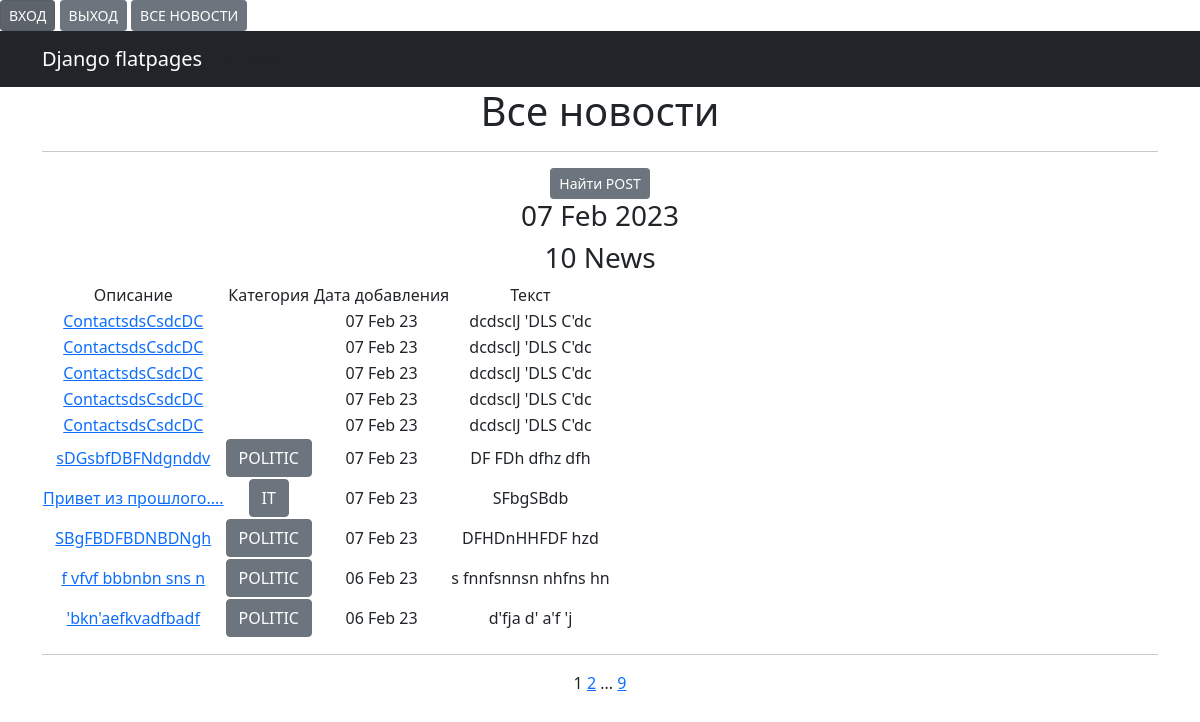
Before: /news/ with the older database file.
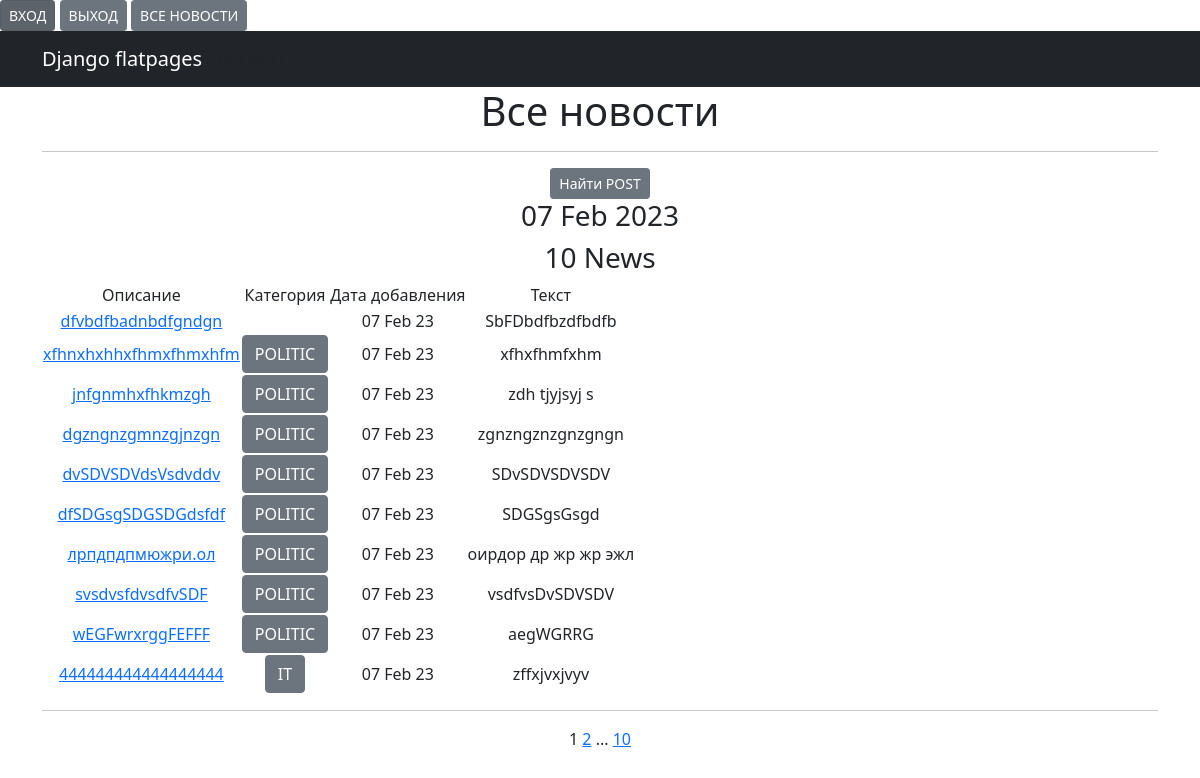
After: the same page with the newer database file.
### news/models.py (models this page shows, shortened)
class Post(models.Model):
    author = models.ForeignKey(Author, on_delete=models.CASCADE, verbose_name="Автор")
    NEWS = "NW"
    ARTICLE = "AT"
    CATEGORY_CHOICES = (
        (NEWS, 'НОВОСТЬ'),
        (ARTICLE, 'СТАТЬЯ'),
    )
    categoryType = models.CharField(max_length=2, choices=CATEGORY_CHOICES, default=ARTICLE,
                                    verbose_name="Категория Публикации")
    dataCreation = models.DateTimeField(auto_now_add=True, verbose_name="Дата публикации")
    category = models.ManyToManyField(Category, through='PostCategory', verbose_name="Тип Поста")
    title = models.CharField(max_length=128, verbose_name="Заголовок")
    text = models.TextField(verbose_name=' ТЕКСТ')
    rating = models.SmallIntegerField(default=0, verbose_name="Рейтинг")

class Category(models.Model):
    name = models.CharField(max_length=64, unique=True)
    subscribers = models.ManyToManyField(User, related_name='categories')
    def __str__(self):
        return f'{self.name}'

### news/views.py (the view)
# urls.py: path('', NewsList.as_view(), name='news'),
class NewsList(ListView):
    model = Post
    ordering = '-dataCreation'
    template_name = 'news.html'
    context_object_name = 'news'
    paginate_by = 10
    def get_context_data(self, **kwargs):
        context = super().get_context_data(**kwargs)
        context['time_now'] = datetime.utcnow()
        context['next_sale'] = None
        return context

### news/templatetags/custom_filters.py (called while the page is built)
@register.filter()
def censor(value):
    ban_words = ['fuck', 'хер']
    if not isinstance(value, str):
        raise TypeError(f"unresolved type'{type(value)}' expected type 'str")
    for word in value.split():
        if word.lower() in ban_words:
            value = value.replace(word, f'{word[0]}{"*"*(len(word)-1)}')
    return value

### news/templatetags/custom_tags.py (called while the page is built)
@register.simple_tag()
def current_time(format_string='%b %d %Y'):
    return datetime.utcnow().strftime(format_string)

### news/templates/news.html (shortened to what this page needs)
{% extends 'flatpages/default.html' %}
{% load custom_filters %}
{% load custom_tags %}
{% block content %}
<h1>Все новости</h1>
<hr>
<a href="{% url 'search' %}"class="btn btn-secondary btn-sm">Найти POST</a>
<h3>{% current_time '%d %b %Y' %}</h3>
<h3>{{ news|length }} News</h3>
{% if news %}
<table>
    <tr>
        <td>Описание</td>
        <td> Категория</td>
        <td>Дата добавления</td>
        <td>Текст</td>
    <tr>
        {% for new in news %}
    <tr>
        <td>
            <a href="{% url 'new' new.id %}">{{ new.title|censor }}</a>
        </td>
        <td>
            {% for category in new.category.all %}
            <a href="{% url 'category_list' category.id %}"class="btn btn-secondary " >{{ category }}</a>
            {% endfor %}
        </td>
        <td>{{ new.dataCreation|date:'d M y ' }}</td>
        <td>{{ new.text|truncatewords:20|censor}}</td>
        <td>
        </td>
        {% endfor %}
</table>
<hr>
{% else %}
<h2>Новостей нет!</h2>
{% endif %}
{{ page_obj.number }}
{% if page_obj.has_next %}
<a href="?page={{ page_obj.next_page_number }}">{{ page_obj.next_page_number }}</a>
{% if paginator.num_pages != page_obj.next_page_number %}
...
<a href="?page={{ page_obj.paginator.num_pages }}">{{ page_obj.paginator.num_pages }}</a>
{% endif %}
{% endif %}
{% endblock content %}

Changed rows visible on the page:
removed Post: title|censor "ContactsdsCsdcDC", dataCreation "07 Feb 23", text|censor "dcdsclJ 'DLS C'dc"
removed Post: title|censor "ContactsdsCsdcDC", dataCreation "07 Feb 23", text|censor "dcdsclJ 'DLS C'dc"
removed Post: title|censor "ContactsdsCsdcDC", dataCreation "07 Feb 23", text|censor "dcdsclJ 'DLS C'dc"
removed Post: title|censor "ContactsdsCsdcDC", dataCreation "07 Feb 23", text|censor "dcdsclJ 'DLS C'dc"
removed Post: title|censor "ContactsdsCsdcDC", dataCreation "07 Feb 23", text|censor "dcdsclJ 'DLS C'dc"
no longer on this page (row unchanged): Post: title|censor "sDGsbfDBFNdgnddv", dataCreation "07 Feb 23", text|censor "DF FDh dfhz dfh", Category (name "POLITIC")
no longer on this page (row unchanged): Post: title|censor "Привет из прошлого....", dataCreation "07 Feb 23", text|censor "SFbgSBdb", Category (name "IT")
no longer on this page (row unchanged): Post: title|censor "SBgFBDFBDNBDNgh", dataCreation "07 Feb 23", text|censor "DFHDnHHFDF hzd", Category (name "POLITIC")
no longer on this page (row unchanged): Post: title|censor "f vfvf bbbnbn sns n", dataCreation "06 Feb 23", text|censor "s fnnfsnnsn nhfns hn", Category (name "POLITIC")
no longer on this page (row unchanged): Post: title|censor "'bkn'aefkvadfbadf", dataCreation "06 Feb 23", text|censor "d'fja d' a'f 'j", Category (name "POLITIC")
added Post: title|censor "dfvbdfbadnbdfgndgn", dataCreation "07 Feb 23", text|censor "SbFDbdfbzdfbdfb"
added Post: title|censor "xfhnxhxhhxfhmxfhmxhfm", dataCreation "07 Feb 23", text|censor "xfhxfhmfxhm", Category (name "POLITIC")
added Post: title|censor "jnfgnmhxfhkmzgh", dataCreation "07 Feb 23", text|censor "zdh tjyjsyj s", Category (name "POLITIC")
added Post: title|censor "dgzngnzgmnzgjnzgn", dataCreation "07 Feb 23", text|censor "zgnzngznzgnzgngn", Category (name "POLITIC")
added Post: title|censor "dvSDVSDVdsVsdvddv", dataCreation "07 Feb 23", text|censor "SDvSDVSDVSDV", Category (name "POLITIC")
added Post: title|censor "dfSDGsgSDGSDGdsfdf", dataCreation "07 Feb 23", text|censor "SDGSgsGsgd", Category (name "POLITIC")
added Post: title|censor "лрпдпдпмюжри.ол", dataCreation "07 Feb 23", text|censor "оирдор др жр жр эжл", Category (name "POLITIC")
added Post: title|censor "svsdvsfdvsdfvSDF", dataCreation "07 Feb 23", text|censor "vsdfvsDvSDVSDV", Category (name "POLITIC")
added Post: title|censor "wEGFwrxrggFEFFF", dataCreation "07 Feb 23", text|censor "aegWGRRG", Category (name "POLITIC")
added Post: title|censor "444444444444444444", dataCreation "07 Feb 23", text|censor "zffxjvxjvyv", Category (name "IT")
Other visible differences:
{{ page_obj.paginator.num_pages }}: "9" → "10"
